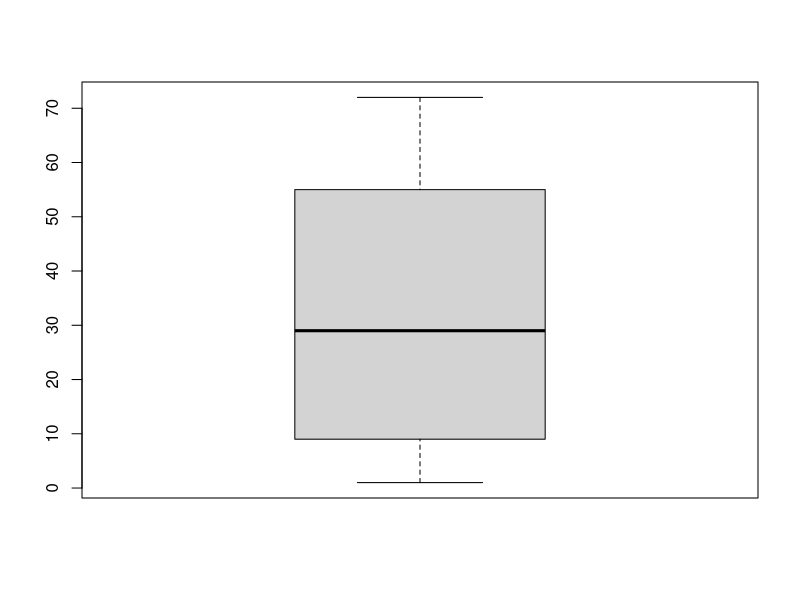
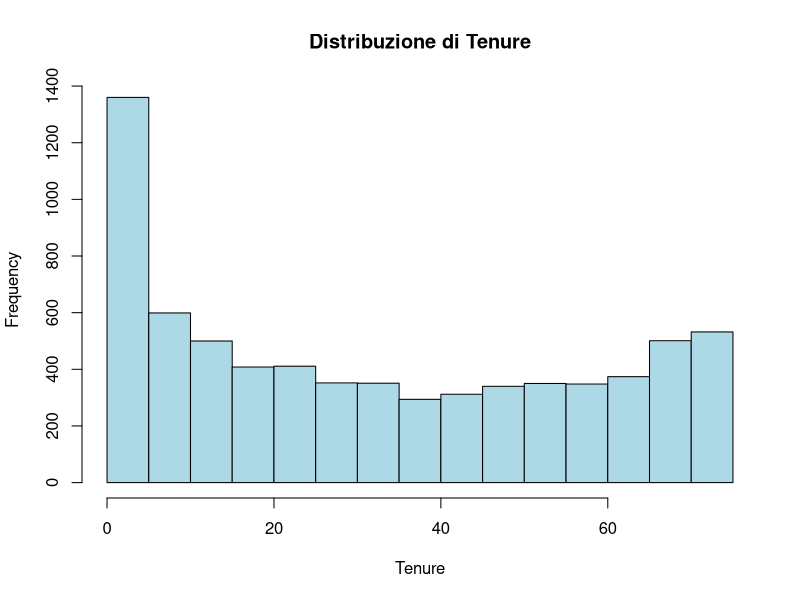
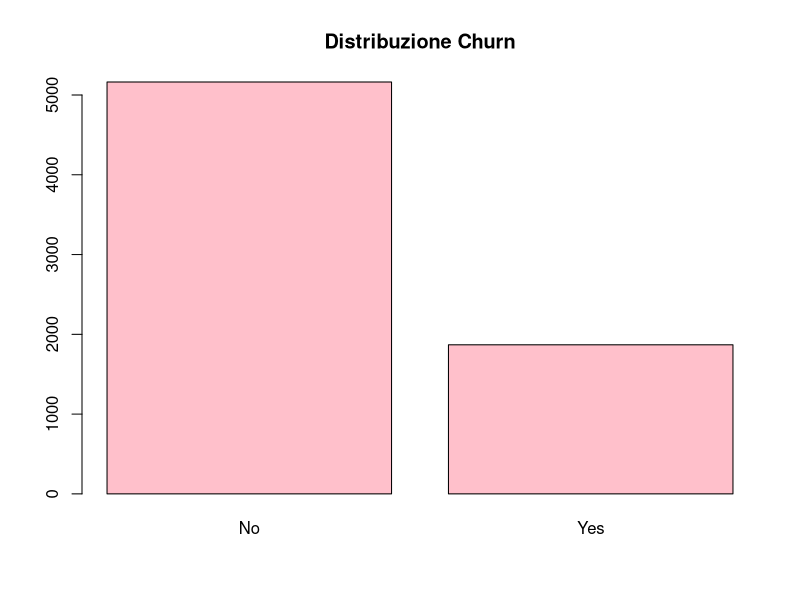
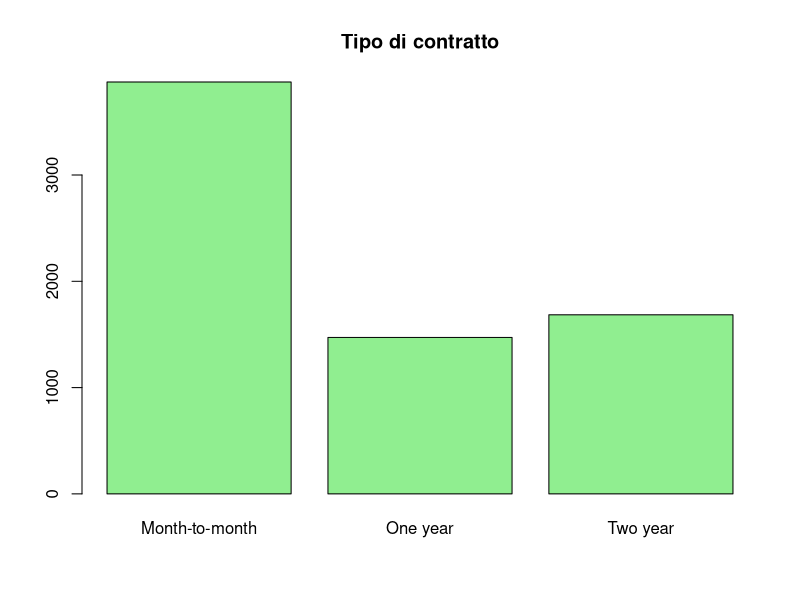
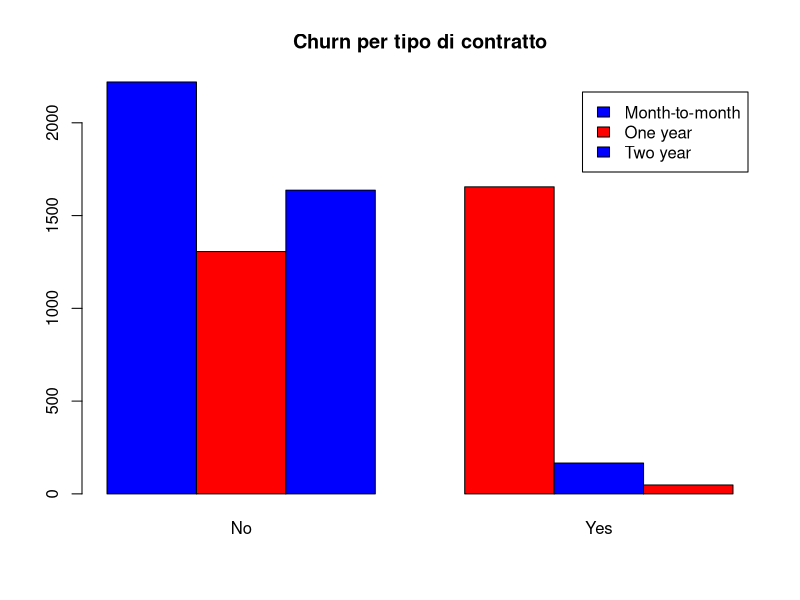
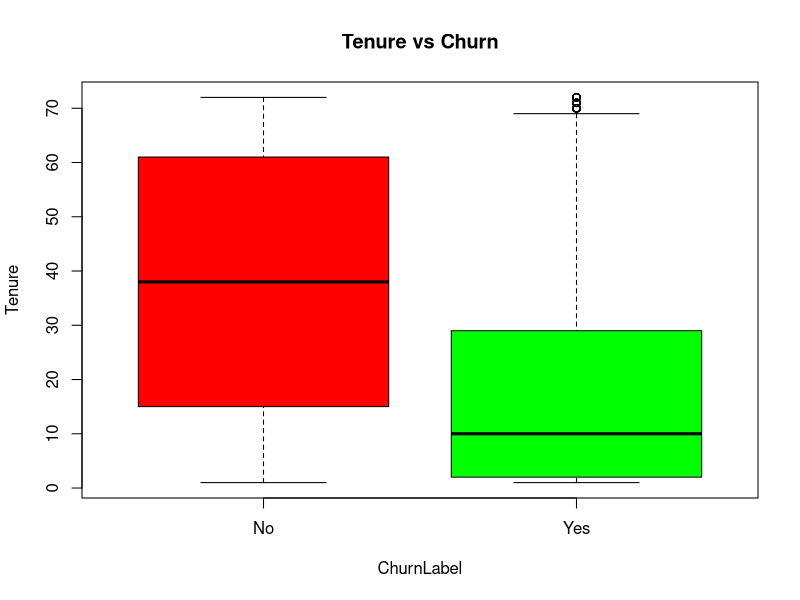
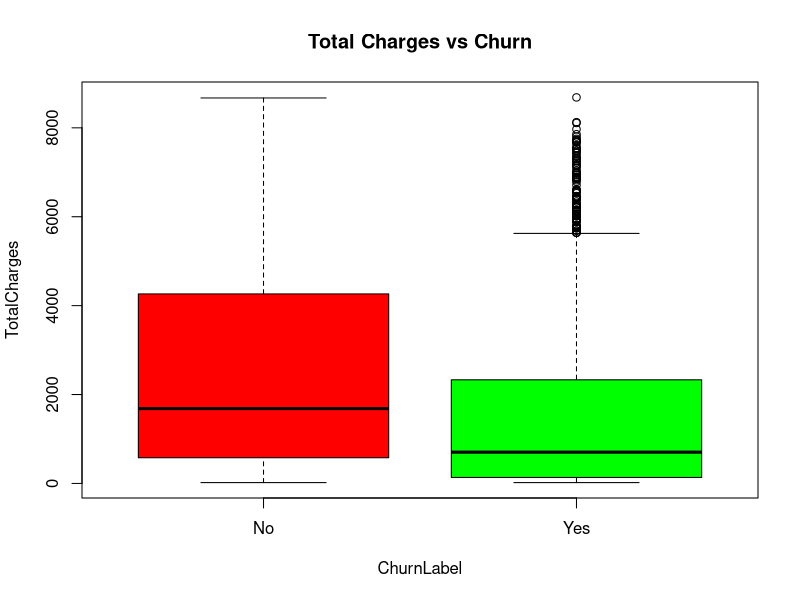
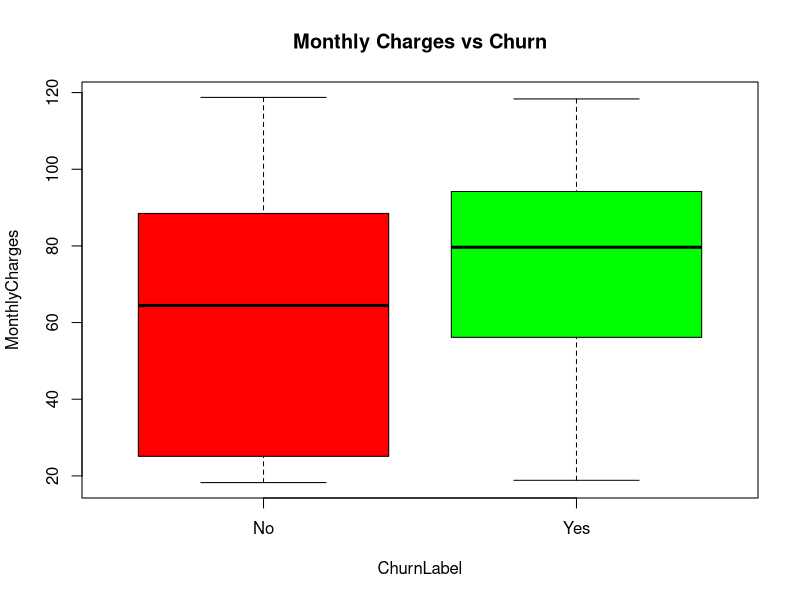

Recreate these plots in R, in order.
# =========================================================
# EDA IN R
# =========================================================

# Come si carica un dataset? Prima di tutto vediamo in quale cartella siamo
getwd()

# Impostiamo il path giusto
dir <- "C:/Users/valen/Documents/GitHub/Statistical-Learning/Statistica_decisioni_aziendali/2025-2026/eda"
setwd(dir)

# ok verifichiamo
getwd()

# carichiamo il dataset
telco <- read.csv(file = "churn_data.csv", 
                  header = TRUE, sep = ",", row.names = 1)


## ----------------------------------------------------------------------------------
str(telco)


## ----------------------------------------------------------------------------------
head(telco, 10)


# =========================================================
# 1. ANALISI UNIVARIATA
# =========================================================


## ----------------------------------------------------------------------------------
telco$Tenure


## ----------------------------------------------------------------------------------
telco$ChurnLabel


## ----------------------------------------------------------------------------------
summary(telco$Tenure)

boxplot(telco$Tenure)

hist(telco$Tenure,
     main = "Distribuzione di Tenure",
     xlab = "Tenure",
     col = "lightblue")


## ----------------------------------------------------------------------------------
table(telco$ChurnLabel)

barplot(table(telco$ChurnLabel),
        main = "Distribuzione Churn",
        col = "pink")

prop.table(table(telco$ChurnLabel))

## ----------------------------------------------------------------------------------

table(telco$Contract)

barplot(table(telco$Contract),
        main = "Tipo di contratto",
        col = "lightgreen")

# =========================================================
# 2. ANALISI BIVARIATA
# =========================================================

## ----------------------------------------------------------------------------------

table(telco$Contract, telco$ChurnLabel)
prop.table(table(telco$Contract, telco$ChurnLabel), 1)

barplot(table(telco$Contract, telco$ChurnLabel),
        beside = TRUE,
        col = c("blue", "red"),
        legend = TRUE,
        main = "Churn per tipo di contratto")

## ----------------------------------------------------------------------------------

boxplot(Tenure ~ ChurnLabel,
        data = telco,
        col = c("red", "green"),
        main = "Tenure vs Churn")

## ----------------------------------------------------------------------------------

boxplot(TotalCharges ~ ChurnLabel,
        data = telco,
        col = c("red", "green"),
        main = "Total Charges vs Churn")

boxplot(MonthlyCharges ~ ChurnLabel,
        data = telco,
        col = c("red", "green"),
        main = "Monthly Charges vs Churn")

## ----------------------------------------------------------------------------------
boxplot(AvgMonthlyGBDownload ~ ChurnLabel, data = telco)

# =========================================================
# 3. ANALISI TRA NUMERICHE
# =========================================================

cor(telco$Tenure, telco$TotalCharges)

## ----------------------------------------------------------------------------------

pairs(telco[, c("Tenure", "MonthlyCharges", "TotalCharges")])

#esercizio: carica il dataset london sharing bike 
# e ripetete l'eda che abbiamo fatto finora
